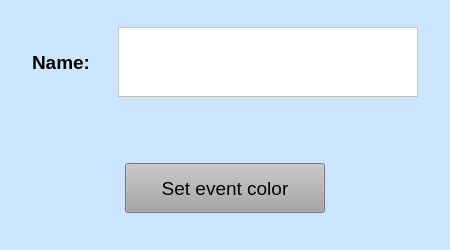
<?xml version="1.0" encoding="UTF-8"?>
<ui version="4.0">
 <class>NewEventTypeWindow</class>
 <widget class="QMainWindow" name="NewEventTypeWindow">
  <property name="enabled">
   <bool>true</bool>
  </property>
  <property name="geometry">
   <rect>
    <x>0</x>
    <y>0</y>
    <width>450</width>
    <height>250</height>
   </rect>
  </property>
  <property name="sizePolicy">
   <sizepolicy hsizetype="Preferred" vsizetype="Preferred">
    <horstretch>0</horstretch>
    <verstretch>0</verstretch>
   </sizepolicy>
  </property>
  <property name="windowTitle">
   <string>New Event Type</string>
  </property>
  <property name="styleSheet">
   <string notr="true">background-color: rgb(204, 229, 255);</string>
  </property>
  <widget class="QWidget" name="centralwidget">
   <layout class="QGridLayout" name="gridLayout">
    <item row="0" column="0">
     <layout class="QVBoxLayout" name="verticalLayout">
      <item>
       <spacer name="verticalSpacer_3">
        <property name="orientation">
         <enum>Qt::Vertical</enum>
        </property>
        <property name="sizeType">
         <enum>QSizePolicy::Fixed</enum>
        </property>
        <property name="sizeHint" stdset="0">
         <size>
          <width>20</width>
          <height>10</height>
         </size>
        </property>
       </spacer>
      </item>
      <item>
       <layout class="QHBoxLayout" name="horizontalLayout">
        <item>
         <spacer name="horizontalSpacer">
          <property name="orientation">
           <enum>Qt::Horizontal</enum>
          </property>
          <property name="sizeHint" stdset="0">
           <size>
            <width>40</width>
            <height>20</height>
           </size>
          </property>
         </spacer>
        </item>
        <item>
         <widget class="QLabel" name="label">
          <property name="minimumSize">
           <size>
            <width>80</width>
            <height>0</height>
           </size>
          </property>
          <property name="maximumSize">
           <size>
            <width>16777215</width>
            <height>50</height>
           </size>
          </property>
          <property name="font">
           <font>
            <pointsize>14</pointsize>
            <weight>75</weight>
            <bold>true</bold>
           </font>
          </property>
          <property name="text">
           <string>Name:</string>
          </property>
         </widget>
        </item>
        <item>
         <widget class="QPlainTextEdit" name="plainTextEdit">
          <property name="sizePolicy">
           <sizepolicy hsizetype="Fixed" vsizetype="Fixed">
            <horstretch>0</horstretch>
            <verstretch>0</verstretch>
           </sizepolicy>
          </property>
          <property name="minimumSize">
           <size>
            <width>300</width>
            <height>0</height>
           </size>
          </property>
          <property name="maximumSize">
           <size>
            <width>300</width>
            <height>70</height>
           </size>
          </property>
          <property name="font">
           <font>
            <pointsize>12</pointsize>
           </font>
          </property>
          <property name="styleSheet">
           <string notr="true">background-color: rgb(255, 255, 255);</string>
          </property>
         </widget>
        </item>
        <item>
         <spacer name="horizontalSpacer_2">
          <property name="orientation">
           <enum>Qt::Horizontal</enum>
          </property>
          <property name="sizeHint" stdset="0">
           <size>
            <width>40</width>
            <height>20</height>
           </size>
          </property>
         </spacer>
        </item>
       </layout>
      </item>
      <item>
       <spacer name="verticalSpacer">
        <property name="orientation">
         <enum>Qt::Vertical</enum>
        </property>
        <property name="sizeType">
         <enum>QSizePolicy::Fixed</enum>
        </property>
        <property name="sizeHint" stdset="0">
         <size>
          <width>20</width>
          <height>60</height>
         </size>
        </property>
       </spacer>
      </item>
      <item>
       <layout class="QHBoxLayout" name="horizontalLayout_2">
        <item>
         <spacer name="horizontalSpacer_3">
          <property name="orientation">
           <enum>Qt::Horizontal</enum>
          </property>
          <property name="sizeHint" stdset="0">
           <size>
            <width>40</width>
            <height>20</height>
           </size>
          </property>
         </spacer>
        </item>
        <item>
         <widget class="QPushButton" name="pushButton">
          <property name="minimumSize">
           <size>
            <width>200</width>
            <height>0</height>
           </size>
          </property>
          <property name="maximumSize">
           <size>
            <width>16777215</width>
            <height>50</height>
           </size>
          </property>
          <property name="font">
           <font>
            <pointsize>14</pointsize>
           </font>
          </property>
          <property name="styleSheet">
           <string notr="true">background-color: rgb(166, 166, 166);</string>
          </property>
          <property name="text">
           <string>Set event color</string>
          </property>
         </widget>
        </item>
        <item>
         <spacer name="horizontalSpacer_4">
          <property name="orientation">
           <enum>Qt::Horizontal</enum>
          </property>
          <property name="sizeHint" stdset="0">
           <size>
            <width>40</width>
            <height>20</height>
           </size>
          </property>
         </spacer>
        </item>
       </layout>
      </item>
     </layout>
    </item>
    <item row="1" column="0">
     <spacer name="verticalSpacer_2">
      <property name="orientation">
       <enum>Qt::Vertical</enum>
      </property>
      <property name="sizeType">
       <enum>QSizePolicy::Fixed</enum>
      </property>
      <property name="sizeHint" stdset="0">
       <size>
        <width>20</width>
        <height>20</height>
       </size>
      </property>
     </spacer>
    </item>
   </layout>
  </widget>
 </widget>
 <resources/>
 <connections/>
</ui>
